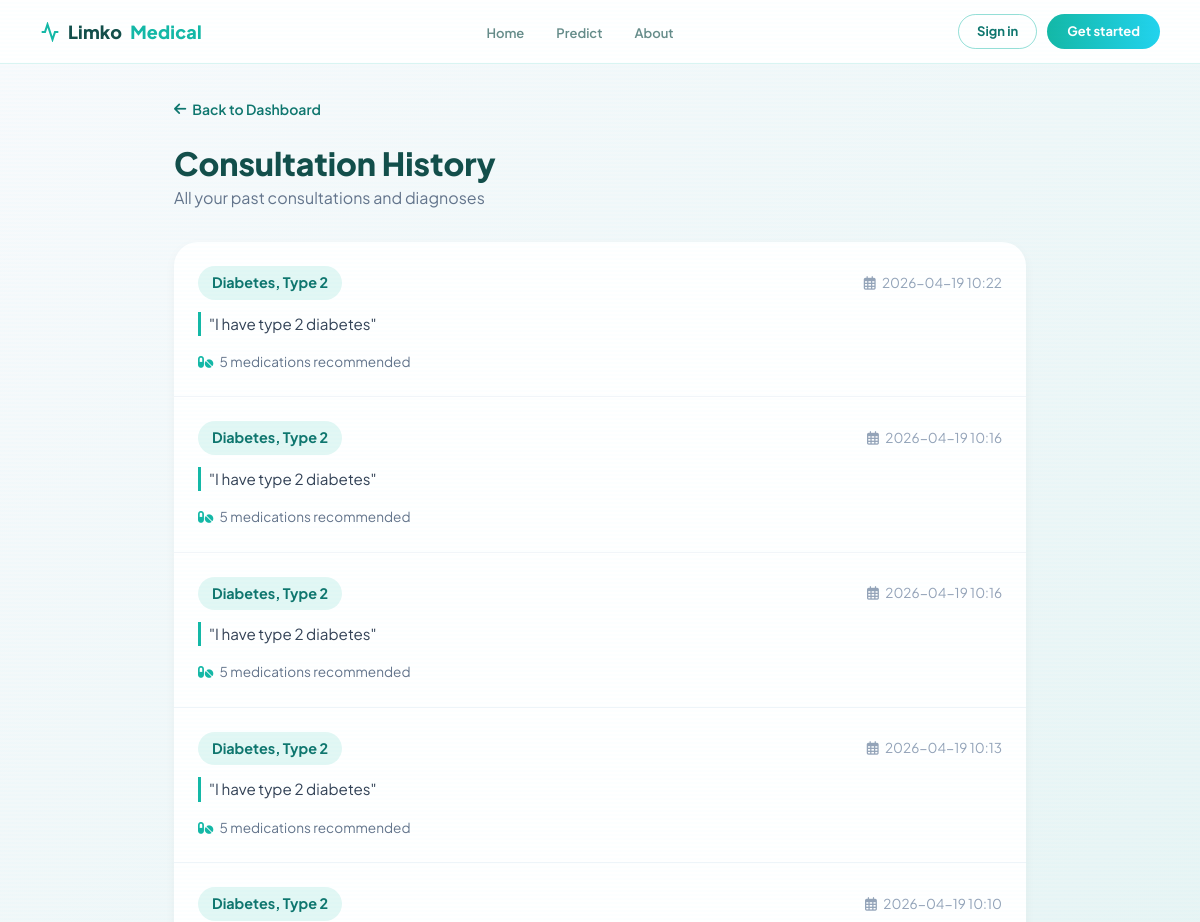
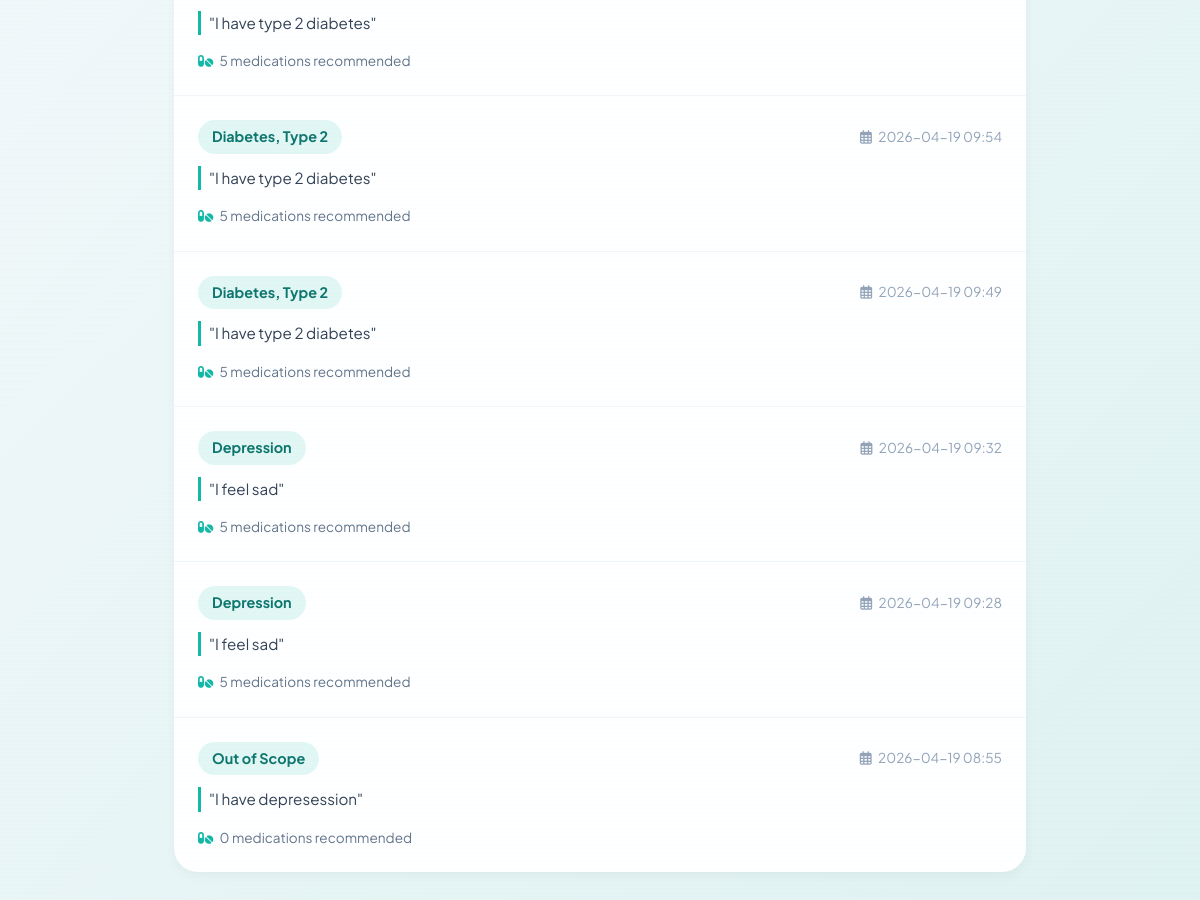
The app's page /history (signed in) with its own data (2 pictures, top to bottom).
### tables this page shows
CREATE TABLE consultations (
                    consultation_id INTEGER PRIMARY KEY AUTOINCREMENT,
                    user_id TEXT NOT NULL,
                    symptoms TEXT NOT NULL,
                    predicted_condition TEXT NOT NULL,
                    confidence REAL NOT NULL,
                    recommendations TEXT,
                    created_at TIMESTAMP DEFAULT CURRENT_TIMESTAMP, user_diagnosis TEXT, diagnosis_agreement TEXT,
                    FOREIGN KEY (user_id) REFERENCES users(user_id)
                );

### web/routes.py (the view)
@main_bp.route('/history')
@login_required
def history():
    history_service = get_history_service()
    user_id = session['user_id']
    consultations = history_service.get_user_history(user_id)
    return render_template('history.html', consultations=consultations)

### web/routes.py (called while the page is built)
def login_required(f):
    @wraps(f)
    def decorated_function(*args, **kwargs):
        if 'user_id' not in session:
            flash('Please sign in to access this page.', 'error')
            return redirect(url_for('main.login'))
        return f(*args, **kwargs)
    return decorated_function

def get_history_service():
    if not hasattr(current_app, '_history'):
        current_app._history = HistoryService()
    return current_app._history

### web/templates/history.html (shortened to what this page needs)
{% extends "base.html" %}
{% block content %}
<div class="history-page">
    <div class="history-container">
        <a href="{{ url_for('main.dashboard') }}" class="back-link">
            <i class="fas fa-arrow-left"></i> Back to Dashboard
        </a>
        <div class="page-header">
            <div>
                <h1>Consultation History</h1>
                <p>All your past consultations and diagnoses</p>
            </div>
        </div>
        {% if consultations %}
        <div class="history-card">
            {% for consult in consultations %}
            <div class="history-item">
                <div class="history-header">
                    <div class="history-condition">
                        <span class="condition-badge">{{ consult.condition }}</span>
                        <!--{% set cl = 'High' if consult.confidence >= 0.7 else ('Moderate' if consult.confidence >= 0.5 else 'Low') %}
                        <span class="confidence-badge confidence-{{ cl|lower }}">
                            {{ (consult.confidence * 100)|int }}% confidence
                        </span>-->
                    </div>
                    <div class="history-date">
                        <i class="far fa-calendar-alt me-1"></i>
                        {{ consult.created_at[:16] }}
                    </div>
                </div>
                <div class="history-symptoms">
                    "{{ consult.symptoms }}"
                </div>
                <div class="history-footer">
                    <span class="recommendation-count">
                        <i class="fas fa-pills"></i>
                        {{ consult.recommendations|length }} medication{{ 's' if consult.recommendations|length != 1 }} recommended
                    </span>
                </div>
            </div>
            {% endfor %}
        </div>
        {% endif %}
    </div>
</div>
{% endblock %}

### web/static/css/style.css (style rules this page uses)
:root { --background: #020c14; --foreground: #d6f0f8; --muted: rgba(0, 210, 255, 0.06); --muted-fg: #6ba3b8; --border: rgba(0, 210, 255, 0.18); --border-strong: rgba(0, 210, 255, 0.35); --primary: #00d2ff; --primary-strong: #00b8e0; --primary-fg: #020c14; --accent: #00ffcc; --destructive: #ff4a4a; --card: rgba(0, 20, 35, 0.72); --gradient-glow: linear-gradient(135deg, #00d2ff, #00ffcc); --shadow-glow: 0 0 40px rgba(0, 210, 255, 0.22), 0 0 80px rgba(0, 255, 204, 0.1); --shadow-card: 0 8px 32px rgba(0, 0, 0, 0.6), 0 0 0 1px rgba(0, 210, 255, 0.12); --radius: 14px; }
* { box-sizing: border-box; margin: 0; padding: 0; }
html, body { background: var(--background); color: var(--foreground); font-family: "Exo 2", "Segoe UI", system-ui, sans-serif; -webkit-font-smoothing: antialiased; min-height: 100vh; }
a { color: inherit; text-decoration: none; }
body::after { content: ""; position: fixed; inset: 0; background: repeating-linear-gradient( 0deg, transparent, transparent 2px, rgba(0, 210, 255, 0.012) 2px, rgba(0, 210, 255, 0.012) 4px ); pointer-events: none; z-index: 9999; }

### web/templates/base.html (style rules this page uses)
*, *::before, *::after { box-sizing: border-box; }
body { font-family: 'Plus Jakarta Sans', system-ui, sans-serif; background: #f8fafc; color: #134e4a; margin: 0; }

### web/templates/history.html (style rules this page uses)
.history-page { background: linear-gradient(135deg, #f8fafc 0%, #e0f2f1 100%); min-height: 100vh; padding: 2rem 0 4rem; }
.history-container { max-width: 900px; margin: 0 auto; padding: 0 1.5rem; }
.page-header { display: flex; align-items: center; justify-content: space-between; margin-bottom: 2rem; }
.page-header h1 { font-size: 2rem; font-weight: 800; color: #134e4a; margin: 0; }
.page-header p { color: #64748b; margin: 0.25rem 0 0; }
.history-card { background: white; border-radius: 24px; box-shadow: 0 4px 12px rgba(0,0,0,0.04); overflow: hidden; margin-bottom: 1.5rem; }
.history-item { padding: 1.5rem; border-bottom: 1px solid #f1f5f9; transition: background 0.2s; }
.history-item:last-child { border-bottom: none; }
.history-header { display: flex; align-items: center; justify-content: space-between; margin-bottom: 0.75rem; }
.history-condition { display: flex; align-items: center; gap: 0.75rem; }
.condition-badge { background: rgba(20,184,166,0.12); color: #0f766e; padding: 6px 14px; border-radius: 50px; font-size: 0.9rem; font-weight: 700; }
.history-date { font-size: 0.85rem; color: #94a3b8; }
.history-symptoms { color: #334155; font-size: 0.95rem; line-height: 1.6; margin-bottom: 1rem; padding-left: 0.5rem; border-left: 3px solid #14b8a6; }
.history-footer { display: flex; align-items: center; gap: 1.5rem; }
.recommendation-count { font-size: 0.85rem; color: #64748b; }
.recommendation-count i { color: #14b8a6; margin-right: 4px; }
.back-link { display: inline-flex; align-items: center; gap: 6px; color: #0f766e; font-size: 14px; font-weight: 600; text-decoration: none; margin-bottom: 1.5rem; }

### records on screen
consultations: condition "Diabetes, Type 2", created_at "2026-04-19 10:22", symptoms "I have type 2 diabetes", recommendations|length "5", recommendations "s"
consultations: condition "Diabetes, Type 2", created_at "2026-04-19 10:16", symptoms "I have type 2 diabetes", recommendations|length "5", recommendations "s"
consultations: condition "Diabetes, Type 2", created_at "2026-04-19 10:16", symptoms "I have type 2 diabetes", recommendations|length "5", recommendations "s"
consultations: condition "Diabetes, Type 2", created_at "2026-04-19 10:13", symptoms "I have type 2 diabetes", recommendations|length "5", recommendations "s"
consultations: condition "Diabetes, Type 2", created_at "2026-04-19 10:10", symptoms "I have type 2 diabetes", recommendations|length "5", recommendations "s"
consultations: condition "Diabetes, Type 2", created_at "2026-04-19 09:54", symptoms "I have type 2 diabetes", recommendations|length "5", recommendations "s"
consultations: condition "Diabetes, Type 2", created_at "2026-04-19 09:49", symptoms "I have type 2 diabetes", recommendations|length "5", recommendations "s"
consultations: condition "Depression", created_at "2026-04-19 09:32", symptoms "I feel sad", recommendations|length "5", recommendations "s"
consultations: condition "Depression", created_at "2026-04-19 09:28", symptoms "I feel sad", recommendations|length "5", recommendations "s"
consultations: condition "Out of Scope", created_at "2026-04-19 08:55", symptoms "I have depresession", recommendations|length "0", recommendations "s"
